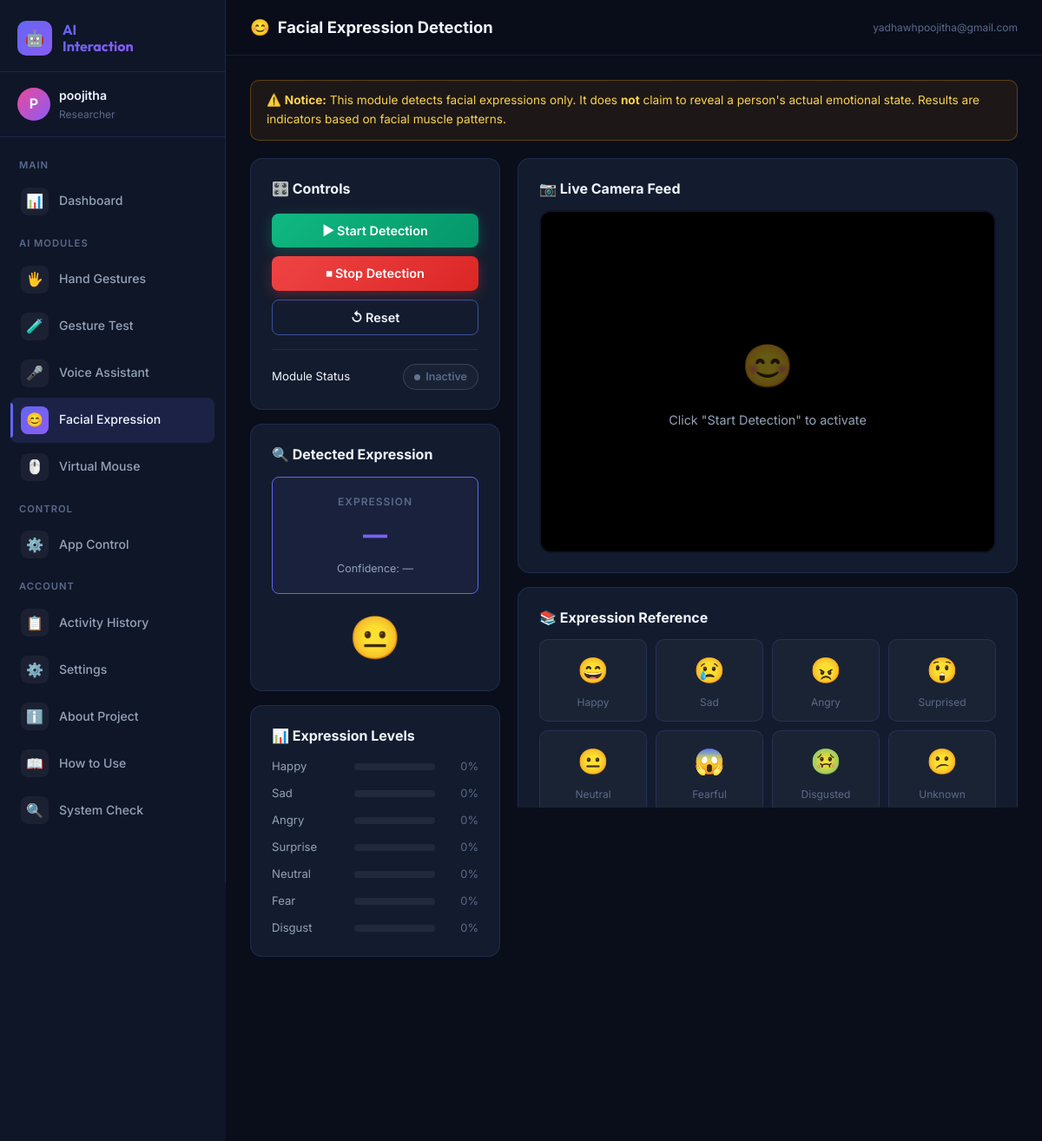
The app's page /facial (signed in) with its own data.
### database/database.py (models this page shows, shortened)
class User(UserMixin, db.Model):
    __tablename__ = 'users'
    id = db.Column(db.Integer, primary_key=True)
    username = db.Column(db.String(80), unique=True, nullable=False)
    email = db.Column(db.String(120), unique=True, nullable=False)
    password_hash = db.Column(db.String(256), nullable=False)
    full_name = db.Column(db.String(120))
    avatar = db.Column(db.String(256), default='default.png')
    created_at = db.Column(db.DateTime, default=datetime.utcnow)
    last_login = db.Column(db.DateTime)
    is_active = db.Column(db.Boolean, default=True)
    settings = db.relationship('UserSettings', backref='user', uselist=False, cascade='all, delete-orphan')
    activities = db.relationship('ActivityLog', backref='user', lazy='dynamic', cascade='all, delete-orphan')

### app.py (the view)
@app.route('/facial')
@login_required
def facial():
    settings = _get_or_create_settings()
    return render_template('facial.html', user=current_user, settings=settings)

### app.py (called while the page is built)
@login_manager.user_loader
def load_user(user_id):
    return User.query.get(int(user_id))

def _get_or_create_settings():
    settings = UserSettings.query.filter_by(user_id=current_user.id).first()
    if not settings:
        settings = UserSettings(user_id=current_user.id)
        db.session.add(settings)
        db.session.commit()
    return settings

### templates/facial.html (shortened to what this page needs)
{% extends "base.html" %}
{% block page_icon %}😊{% endblock %}
{% block page_title %}Facial Expression Detection{% endblock %}
{% block content %}
<div style="background:rgba(245,158,11,0.08);border:1px solid rgba(245,158,11,0.3);
            border-radius:10px;padding:12px 18px;margin-bottom:20px;font-size:0.85rem;color:#fcd34d;">
    ⚠️ <strong>Notice:</strong> This module detects facial expressions only.
    It does <strong>not</strong> claim to reveal a person's actual emotional state.
    Results are indicators based on facial muscle patterns.
</div>
<div class="grid grid-1-2 mb-20">
    <div style="display:flex;flex-direction:column;gap:16px;">
        <div class="card fade-in">
            <div class="card-title mb-16">🎛️ Controls</div>
            <div style="display:flex;flex-direction:column;gap:10px;">
                <button class="btn btn-success" id="start-btn" onclick="startFacial()">▶ Start Detection</button>
                <button class="btn btn-danger" id="stop-btn" onclick="stopFacial()" disabled>⏹ Stop Detection</button>
                <button class="btn btn-outline" onclick="resetFacial()">↺ Reset</button>
            </div>
            <div class="separator"></div>
            <div class="flex items-center justify-between">
                <span class="text-sm">Module Status</span>
                <div class="status-pill status-inactive" id="facial-status-pill">
                    <span class="dot"></span> Inactive
                </div>
            </div>
        </div>
        <div class="card fade-in">
            <div class="card-title mb-12">🔍 Detected Expression</div>
            <div class="detection-box active" id="expr-box">
                <div class="detection-label">Expression</div>
                <div class="detection-value" id="current-expr" style="font-size:1.8rem;">—</div>
                <div class="detection-sub" id="expr-confidence">Confidence: —</div>
            </div>
            <div style="margin-top:12px;text-align:center;">
                <span id="expr-emoji" style="font-size:3rem;">😐</span>
            </div>
        </div>
        <div class="card fade-in">
            <div class="card-title mb-12">📊 Expression Levels</div>
            <div class="expression-bars" id="expr-bars">
                {% for expr, color in [('Happy','#10b981'),('Sad','#6366f1'),('Angry','#ef4444'),
                ('Surprise','#06b6d4'),('Neutral','#94a3b8'),
                ('Fear','#8b5cf6'),('Disgust','#f59e0b')] %}
                <div class="expression-bar-row">
                    <span class="expression-bar-label">{{ expr }}</span>
                    <div class="expression-bar-track">
                    </div>
                    <span class="expression-bar-pct" id="pct-{{ expr|lower }}">0%</span>
                </div>
                {% endfor %}
            </div>
        </div>
    </div>
    <div style="display:flex;flex-direction:column;gap:16px;">
        <div class="card fade-in">
            <div class="card-title mb-12">📷 Live Camera Feed</div>
            <div class="camera-container">
                <div class="camera-overlay" id="cam-overlay">
                    <div class="cam-icon">😊</div>
                    <p>Click "Start Detection" to activate</p>
                </div>
            </div>
        </div>
        <div class="card fade-in">
            <div class="card-title mb-12">📚 Expression Reference</div>
            <div style="display:grid;grid-template-columns:repeat(4,1fr);gap:10px;">
                {% for emoji, label in [('😄','Happy'),('😢','Sad'),('😠','Angry'),
                ('😲','Surprised'),('😐','Neutral'),('😱','Fearful'),
                ('🤢','Disgusted'),('😕','Unknown')] %}
                <div style="text-align:center;padding:12px 6px;
                    background:rgba(255,255,255,0.03);border:1px solid var(--border);
                    border-radius:10px;" id="eref-{{ label|lower }}">
                    <div style="font-size:1.8rem;">{{ emoji }}</div>
                    <div class="text-xs text-muted" style="margin-top:4px;">{{ label }}</div>
                </div>
                {% endfor %}
            </div>
        </div>
    </div>
</div>
<div class="card fade-in">
    <div class="card-header">
        <div class="card-title">📜 Expression History</div>
        <button class="btn btn-outline btn-sm" onclick="clearHistory()">🗑 Clear</button>
    </div>
    <div class="activity-feed" id="expr-history">
        <p class="text-secondary text-sm text-center" style="padding:20px;">
        </p>
    </div>
</div>
{% endblock %}

### templates/base.html (shortened to what this page needs)
<!DOCTYPE html>
<html lang="en">
<head>
  <link rel="stylesheet" href="{{ url_for('static', filename='css/style.css') }}" />
</head>
<body class="fade-in">
  <div class="app-layout">
    <aside class="sidebar" id="sidebar">
      <div class="sidebar-brand">
        <div class="brand-icon">🤖</div>
        <div class="brand-text">AI<br />Interaction</div>
      </div>
      <div class="sidebar-user">
        <div class="user-avatar">{{ current_user.username[0]|upper }}</div>
        <div class="user-info">
          <div class="user-name">{{ current_user.full_name or current_user.username }}</div>
          <div class="user-role">Researcher</div>
        </div>
      </div>
      <nav class="sidebar-nav">
        <div class="nav-section-label">Main</div>
        <a href="{{ url_for('dashboard') }}" class="nav-link {% if request.endpoint=='dashboard' %}active{% endif %}">
          <span class="nav-icon">📊</span> Dashboard
        </a>
        <div class="nav-section-label">AI Modules</div>
        <a href="{{ url_for('gestures') }}" class="nav-link {% if request.endpoint=='gestures' %}active{% endif %}">
          <span class="nav-icon">🖐️</span> Hand Gestures
        </a>
        <a href="{{ url_for('gesture_test') }}"
          class="nav-link {% if request.endpoint=='gesture_test' %}active{% endif %}">
          <span class="nav-icon">🧪</span> Gesture Test
        </a>
        <a href="{{ url_for('voice') }}" class="nav-link {% if request.endpoint=='voice' %}active{% endif %}">
          <span class="nav-icon">🎤</span> Voice Assistant
        </a>
        <a href="{{ url_for('facial') }}" class="nav-link {% if request.endpoint=='facial' %}active{% endif %}">
          <span class="nav-icon">😊</span> Facial Expression
        </a>
        <a href="{{ url_for('virtual_mouse_page') }}"
          class="nav-link {% if request.endpoint=='virtual_mouse_page' %}active{% endif %}">
          <span class="nav-icon">🖱️</span> Virtual Mouse
        </a>
        <div class="nav-section-label">Control</div>
        <a href="{{ url_for('applications') }}"
          class="nav-link {% if request.endpoint=='applications' %}active{% endif %}">
          <span class="nav-icon">⚙️</span> App Control
        </a>
        <div class="nav-section-label">Account</div>
        <a href="{{ url_for('history') }}" class="nav-link {% if request.endpoint=='history' %}active{% endif %}">
          <span class="nav-icon">📋</span> Activity History
        </a>
        <a href="{{ url_for('settings_page') }}"
          class="nav-link {% if request.endpoint=='settings_page' %}active{% endif %}">
          <span class="nav-icon">⚙️</span> Settings
        </a>
        <a href="{{ url_for('about') }}" class="nav-link {% if request.endpoint=='about' %}active{% endif %}">
          <span class="nav-icon">ℹ️</span> About Project
        </a>
        <a href="{{ url_for('how_to_use') }}" class="nav-link {% if request.endpoint=='how_to_use' %}active{% endif %}">
          <span class="nav-icon">📖</span> How to Use
        </a>
        <a href="{{ url_for('system_check') }}"
          class="nav-link {% if request.endpoint=='system_check' %}active{% endif %}">
          <span class="nav-icon">🔍</span> System Check
        </a>
      </nav>
      <div class="sidebar-footer">
        <a href="{{ url_for('logout') }}" class="nav-link">
          <span class="nav-icon">🚪</span> Logout
        </a>
      </div>
    </aside>
    <div class="main-content">
      <header class="topbar">
        <div class="topbar-title">
          {% block page_icon %}📊{% endblock %}
          &nbsp;{% block page_title %}Dashboard{% endblock %}
        </div>
        <div class="topbar-right">
          <span class="text-xs text-muted">{{ current_user.email }}</span>
        </div>
      </header>
      <main class="page-content">
        {% block content %}{% endblock %}
      </main>
    </div>
  </div>
</body>
</html>

### records on screen
User: username "P", full_name "poojitha", email "yadhawhpoojitha@gmail.com"

### other values on screen
{{ expr }} "Happy" "Sad" "Angry" "Surprise" "Neutral" "Fear" "Disgust"
{{ emoji }} "😄" "😢" "😠" "😲" "😐" "😱" "🤢" "😕"
{{ label }} "Happy" "Sad" "Angry" "Surprised" "Neutral" "Fearful" "Disgusted" "Unknown"
